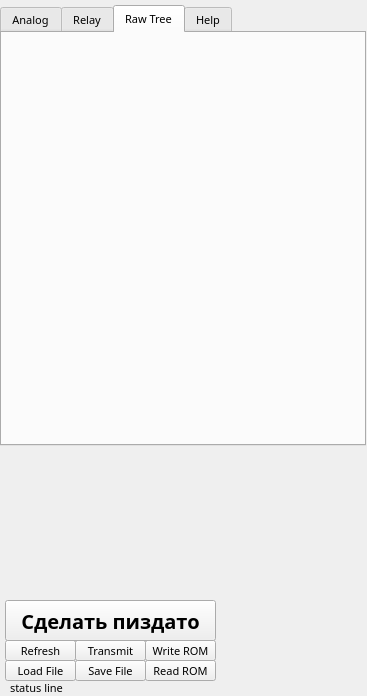
<?xml version="1.0" encoding="UTF-8"?>
<ui version="4.0">
 <class>Dialog</class>
 <widget class="QDialog" name="Dialog">
  <property name="enabled">
   <bool>true</bool>
  </property>
  <property name="geometry">
   <rect>
    <x>0</x>
    <y>0</y>
    <width>367</width>
    <height>696</height>
   </rect>
  </property>
  <property name="minimumSize">
   <size>
    <width>0</width>
    <height>0</height>
   </size>
  </property>
  <property name="font">
   <font>
    <family>Terminus</family>
    <pointsize>8</pointsize>
   </font>
  </property>
  <property name="windowTitle">
   <string>ULTIMATE VOLAT TUNER</string>
  </property>
  <property name="toolTip">
   <string comment="12223"/>
  </property>
  <widget class="QTabWidget" name="tabWidget">
   <property name="geometry">
    <rect>
     <x>0</x>
     <y>5</y>
     <width>366</width>
     <height>441</height>
    </rect>
   </property>
   <property name="font">
    <font>
     <family>Terminus</family>
     <pointsize>8</pointsize>
    </font>
   </property>
   <property name="currentIndex">
    <number>2</number>
   </property>
   <widget class="QWidget" name="tabAnalog">
    <attribute name="title">
     <string>Analog</string>
    </attribute>
    <widget class="QLabel" name="label_7">
     <property name="geometry">
      <rect>
       <x>105</x>
       <y>20</y>
       <width>21</width>
       <height>16</height>
      </rect>
     </property>
     <property name="text">
      <string>c1</string>
     </property>
    </widget>
    <widget class="QLabel" name="label_8">
     <property name="geometry">
      <rect>
       <x>165</x>
       <y>20</y>
       <width>21</width>
       <height>16</height>
      </rect>
     </property>
     <property name="text">
      <string>c2</string>
     </property>
    </widget>
    <widget class="QLabel" name="label_13">
     <property name="geometry">
      <rect>
       <x>20</x>
       <y>15</y>
       <width>21</width>
       <height>16</height>
      </rect>
     </property>
     <property name="text">
      <string>ch</string>
     </property>
    </widget>
    <widget class="QLabel" name="label_11">
     <property name="geometry">
      <rect>
       <x>260</x>
       <y>30</y>
       <width>31</width>
       <height>16</height>
      </rect>
     </property>
     <property name="text">
      <string>raw</string>
     </property>
    </widget>
    <widget class="QLabel" name="label_9">
     <property name="geometry">
      <rect>
       <x>210</x>
       <y>30</y>
       <width>21</width>
       <height>16</height>
      </rect>
     </property>
     <property name="text">
      <string>c3</string>
     </property>
    </widget>
    <widget class="QLabel" name="label_14">
     <property name="geometry">
      <rect>
       <x>50</x>
       <y>15</y>
       <width>21</width>
       <height>16</height>
      </rect>
     </property>
     <property name="text">
      <string>len</string>
     </property>
    </widget>
    <widget class="QLabel" name="label_10">
     <property name="geometry">
      <rect>
       <x>295</x>
       <y>30</y>
       <width>31</width>
       <height>16</height>
      </rect>
     </property>
     <property name="text">
      <string>scal</string>
     </property>
    </widget>
    <widget class="QLabel" name="labelRawAn_1">
     <property name="geometry">
      <rect>
       <x>260</x>
       <y>57</y>
       <width>26</width>
       <height>16</height>
      </rect>
     </property>
     <property name="maximumSize">
      <size>
       <width>41</width>
       <height>25</height>
      </size>
     </property>
     <property name="text">
      <string>4096</string>
     </property>
    </widget>
    <widget class="QLineEdit" name="lineEdit_2">
     <property name="geometry">
      <rect>
       <x>145</x>
       <y>50</y>
       <width>51</width>
       <height>21</height>
      </rect>
     </property>
    </widget>
    <widget class="QLineEdit" name="lineEdit_3">
     <property name="geometry">
      <rect>
       <x>200</x>
       <y>50</y>
       <width>51</width>
       <height>21</height>
      </rect>
     </property>
    </widget>
    <widget class="QLabel" name="labelScaledAn_1">
     <property name="geometry">
      <rect>
       <x>295</x>
       <y>57</y>
       <width>36</width>
       <height>16</height>
      </rect>
     </property>
     <property name="maximumSize">
      <size>
       <width>41</width>
       <height>25</height>
      </size>
     </property>
     <property name="text">
      <string>120.3</string>
     </property>
    </widget>
    <widget class="QLabel" name="labelAn_1">
     <property name="geometry">
      <rect>
       <x>10</x>
       <y>50</y>
       <width>46</width>
       <height>16</height>
      </rect>
     </property>
     <property name="font">
      <font>
       <pointsize>10</pointsize>
       <weight>75</weight>
       <bold>true</bold>
      </font>
     </property>
     <property name="toolTip">
      <string>температура масла ГМП</string>
     </property>
     <property name="text">
      <string>AN01</string>
     </property>
    </widget>
    <widget class="QPushButton" name="buttonPlotAn_1">
     <property name="geometry">
      <rect>
       <x>330</x>
       <y>52</y>
       <width>21</width>
       <height>21</height>
      </rect>
     </property>
     <property name="maximumSize">
      <size>
       <width>25</width>
       <height>25</height>
      </size>
     </property>
     <property name="toolTip">
      <string>Plot graphics</string>
     </property>
     <property name="text">
      <string>P</string>
     </property>
    </widget>
    <widget class="QLineEdit" name="lineEdit">
     <property name="geometry">
      <rect>
       <x>90</x>
       <y>50</y>
       <width>51</width>
       <height>21</height>
      </rect>
     </property>
    </widget>
    <widget class="QComboBox" name="comboFilterLen_1">
     <property name="geometry">
      <rect>
       <x>45</x>
       <y>49</y>
       <width>41</width>
       <height>21</height>
      </rect>
     </property>
     <property name="maximumSize">
      <size>
       <width>50</width>
       <height>24</height>
      </size>
     </property>
     <property name="toolTip">
      <string>длина фильтра</string>
     </property>
     <item>
      <property name="text">
       <string>4</string>
      </property>
     </item>
     <item>
      <property name="text">
       <string>8</string>
      </property>
     </item>
     <item>
      <property name="text">
       <string>16</string>
      </property>
     </item>
     <item>
      <property name="text">
       <string>32</string>
      </property>
     </item>
     <item>
      <property name="text">
       <string>64</string>
      </property>
     </item>
    </widget>
   </widget>
   <widget class="QWidget" name="tabRelay">
    <attribute name="title">
     <string>Relay</string>
    </attribute>
    <widget class="QLabel" name="label_2">
     <property name="geometry">
      <rect>
       <x>80</x>
       <y>30</y>
       <width>231</width>
       <height>16</height>
      </rect>
     </property>
     <property name="font">
      <font>
       <family>Terminus</family>
       <pointsize>16</pointsize>
       <weight>75</weight>
       <bold>true</bold>
      </font>
     </property>
     <property name="text">
      <string>00110100100001011101</string>
     </property>
    </widget>
    <widget class="QCheckBox" name="checkBoxRel_12">
     <property name="geometry">
      <rect>
       <x>60</x>
       <y>70</y>
       <width>236</width>
       <height>20</height>
      </rect>
     </property>
     <property name="text">
      <string>Тепература масла ГМП</string>
     </property>
    </widget>
   </widget>
   <widget class="QWidget" name="tabRawTree">
    <attribute name="title">
     <string>Raw Tree</string>
    </attribute>
   </widget>
   <widget class="QWidget" name="tabHelp">
    <attribute name="title">
     <string>Help</string>
    </attribute>
    <widget class="QLabel" name="label_3">
     <property name="geometry">
      <rect>
       <x>40</x>
       <y>40</y>
       <width>141</width>
       <height>81</height>
      </rect>
     </property>
     <property name="text">
      <string>Here will be help.
Next line.</string>
     </property>
    </widget>
   </widget>
  </widget>
  <widget class="QPushButton" name="buttonRefersh">
   <property name="geometry">
    <rect>
     <x>5</x>
     <y>640</y>
     <width>71</width>
     <height>21</height>
    </rect>
   </property>
   <property name="toolTip">
    <string extracomment="Send current active data."/>
   </property>
   <property name="text">
    <string>Refresh</string>
   </property>
  </widget>
  <widget class="QLabel" name="labelStatusBar">
   <property name="geometry">
    <rect>
     <x>10</x>
     <y>680</y>
     <width>341</width>
     <height>16</height>
    </rect>
   </property>
   <property name="text">
    <string>status line</string>
   </property>
  </widget>
  <widget class="QPushButton" name="buttonTransmit">
   <property name="geometry">
    <rect>
     <x>75</x>
     <y>640</y>
     <width>71</width>
     <height>21</height>
    </rect>
   </property>
   <property name="toolTip">
    <string extracomment="Send current active data."/>
   </property>
   <property name="text">
    <string>Transmit</string>
   </property>
  </widget>
  <widget class="QPushButton" name="buttonReadRom">
   <property name="geometry">
    <rect>
     <x>145</x>
     <y>660</y>
     <width>71</width>
     <height>21</height>
    </rect>
   </property>
   <property name="toolTip">
    <string extracomment="Send current active data."/>
   </property>
   <property name="text">
    <string>Read ROM</string>
   </property>
  </widget>
  <widget class="QPushButton" name="buttonWriteRom">
   <property name="geometry">
    <rect>
     <x>145</x>
     <y>640</y>
     <width>71</width>
     <height>21</height>
    </rect>
   </property>
   <property name="toolTip">
    <string extracomment="Send current active data."/>
   </property>
   <property name="text">
    <string>Write ROM</string>
   </property>
  </widget>
  <widget class="QPushButton" name="buttonLoadFile">
   <property name="geometry">
    <rect>
     <x>5</x>
     <y>660</y>
     <width>71</width>
     <height>21</height>
    </rect>
   </property>
   <property name="toolTip">
    <string extracomment="Send current active data."/>
   </property>
   <property name="text">
    <string>Load File</string>
   </property>
  </widget>
  <widget class="QPushButton" name="buttonSaveFile">
   <property name="geometry">
    <rect>
     <x>75</x>
     <y>660</y>
     <width>71</width>
     <height>21</height>
    </rect>
   </property>
   <property name="toolTip">
    <string extracomment="Send current active data."/>
   </property>
   <property name="text">
    <string>Save File</string>
   </property>
  </widget>
  <widget class="QPushButton" name="pushButton">
   <property name="geometry">
    <rect>
     <x>5</x>
     <y>600</y>
     <width>211</width>
     <height>41</height>
    </rect>
   </property>
   <property name="font">
    <font>
     <pointsize>15</pointsize>
     <weight>75</weight>
     <bold>true</bold>
    </font>
   </property>
   <property name="text">
    <string>Сделать пиздато</string>
   </property>
  </widget>
  <zorder>tabWidget</zorder>
  <zorder>buttonRefersh</zorder>
  <zorder>labelStatusBar</zorder>
  <zorder>buttonTransmit</zorder>
  <zorder>buttonReadRom</zorder>
  <zorder>buttonWriteRom</zorder>
  <zorder>buttonLoadFile</zorder>
  <zorder>buttonSaveFile</zorder>
  <zorder>pushButton</zorder>
  <zorder>layoutWidget</zorder>
  <zorder>checkBoxRel_49</zorder>
  <zorder>checkBoxRel_30</zorder>
  <zorder>checkBoxRel_58</zorder>
  <zorder>checkBoxRel_11</zorder>
  <zorder>checkBoxRel_39</zorder>
  <zorder>checkBoxRel_13</zorder>
  <zorder>checkBoxRel_28</zorder>
  <zorder>checkBoxRel_45</zorder>
  <zorder>checkBoxRel_22</zorder>
  <zorder>checkBoxRel_42</zorder>
  <zorder>checkBoxRel_61</zorder>
 </widget>
 <resources/>
 <connections/>
</ui>
